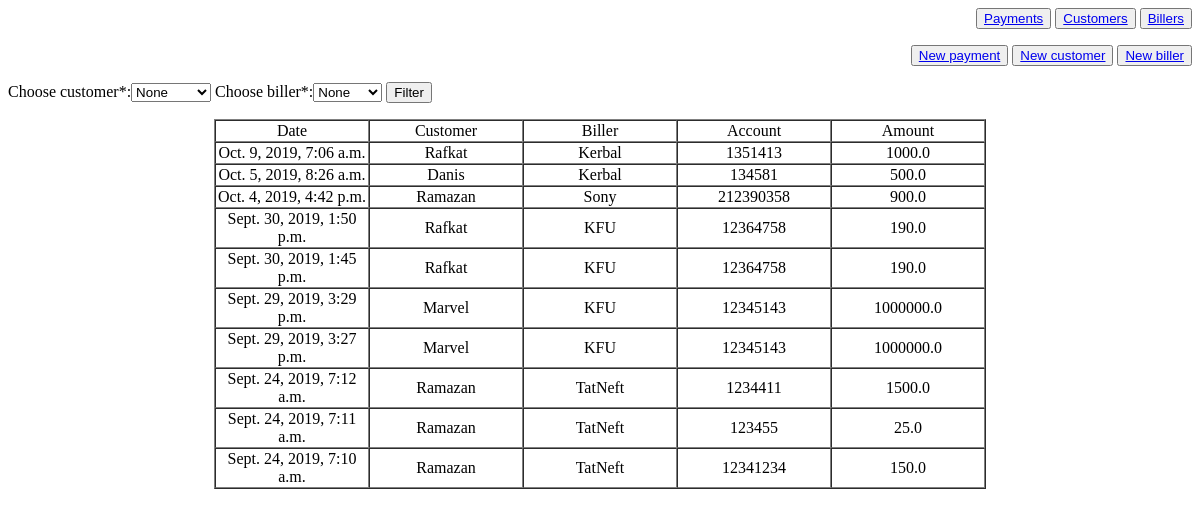
The page /payments/ on the database as committed earlier.
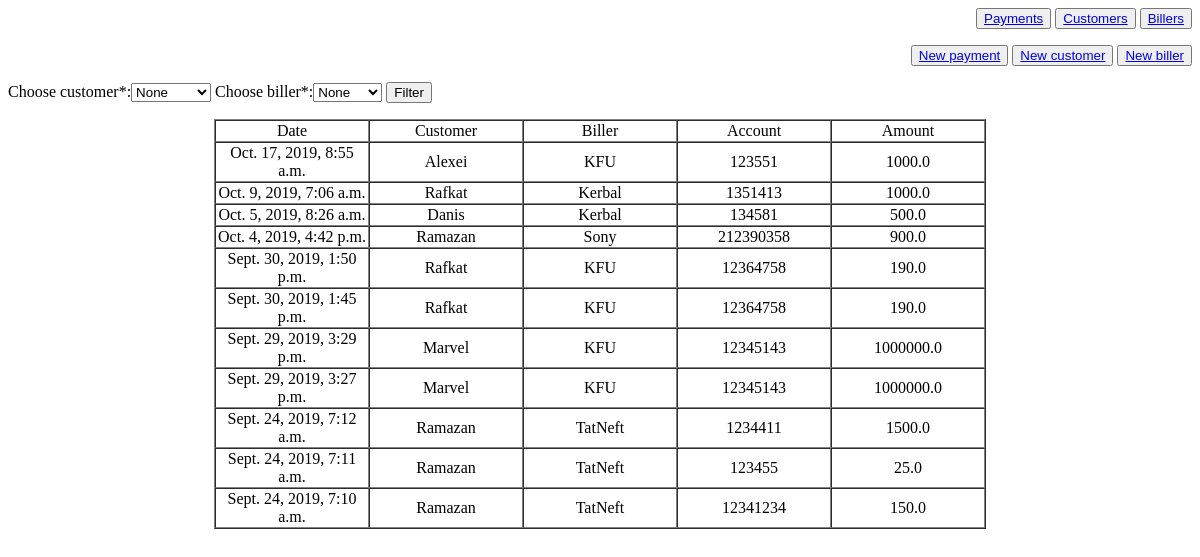
The same page on the database as committed later.
### payments/models.py (models this page shows, shortened)
class Payment(models.Model):
    payment_text = models.CharField(max_length=200)
    pub_date = models.DateTimeField('date published', auto_now=True, null=True)
    amount = models.FloatField(max_length=200)
    customer = models.ForeignKey(Customer, on_delete=models.CASCADE, null=True)
    biller = models.ForeignKey(Biller, on_delete=models.CASCADE, null=True)
    account = models.IntegerField(null=True)

class Customer(models.Model):
    customer_text = models.CharField(max_length=200)
    objects = NewBC()
    def __str__(self):
        return self.customer_text

class Biller(models.Model):
    biller_text = models.CharField(max_length=200)
    objects = NewBC()
    def __str__(self):
        return self.biller_text

### payments/views.py (the view)
# urls.py: path('payments/', views.PaymentsList.as_view(), name='index'),
class PaymentsList(generic.ListView):
    model = Payment
    template_name = 'payment/index.html'
    context_object_name = 'latest_payments_list'
    def get_context_data(self, **kwargs):
        context = super().get_context_data(**kwargs)
        context['customers'] = CustomersForm
        context['billers'] = BillersForm
        return context
    def get_queryset(self, *args, **kwargs):
        filter_details = self.request.GET
        customer = filter_details.get('choose_customer')
        biller = filter_details.get('choose_biller')
        if customer == 'None' and biller == 'None' or customer is None and biller is None:
            return Payment.objects.order_by('-pub_date')
        elif customer == 'None' and biller != 'None':
            return Payment.objects.filter(biller__biller_text=biller).order_by('-pub_date')
        elif customer != 'None' and biller == 'None':
            return Payment.objects.filter(customer__customer_text=customer).order_by('-pub_date')
        else:
            return Payment.objects.filter(customer__customer_text=customer,
                                          biller__biller_text=biller).order_by('-pub_date')

### payments/templates/payment/index.html
<p align="right">
    <button><a href="/payments/">Payments</a></button>
    <button><a href="/customers/">Customers</a></button>
    <button><a href="/billers/">Billers</a></button>
</p>
<p align="right">
    <button><a href="/newpayment/">New payment</a></button>
    <button><a href="/newcustomer/">New customer</a></button>
    <button><a href="/newbiller/">New biller</a></button>
</p>
<form action="/payments/" method="get">
<p align="left">
    {{ customers }}
    {{ billers }}
    <input type="submit" value="Filter">
</p>
</form>
<table border="1" cellspacing="0" align="center">
    <tr>
        <td width="150px" align="center"> Date</td>
        <td width="150px" align="center"> Customer</td>
        <td width="150px" align="center"> Biller</td>
        <td width="150px" align="center"> Account</td>
        <td width="150px" align="center"> Amount</td>
    </tr>
    {% if latest_payments_list %}
        {% for payments in latest_payments_list %}
            <tr>
                <td align="center">
                    {{ payments.pub_date }}
                </td>
                <td align="center">
                    {{ payments.customer }}
                </td>
                <td align="center">
                    {{ payments.biller }}
                </td>
                <td align="center">
                    {{ payments.account }}
                </td>
                <td align="center">
                    {{ payments.amount }}
                </td>
            </tr>
        {% endfor %}
    {% endif %}
</table>

Rows that differ between the two databases and show on the page:
added Payment: pub_date "Oct. 17, 2019, 8:55 a.m.", customer "Alexei", biller "KFU", account "123551", amount "1000.0"
